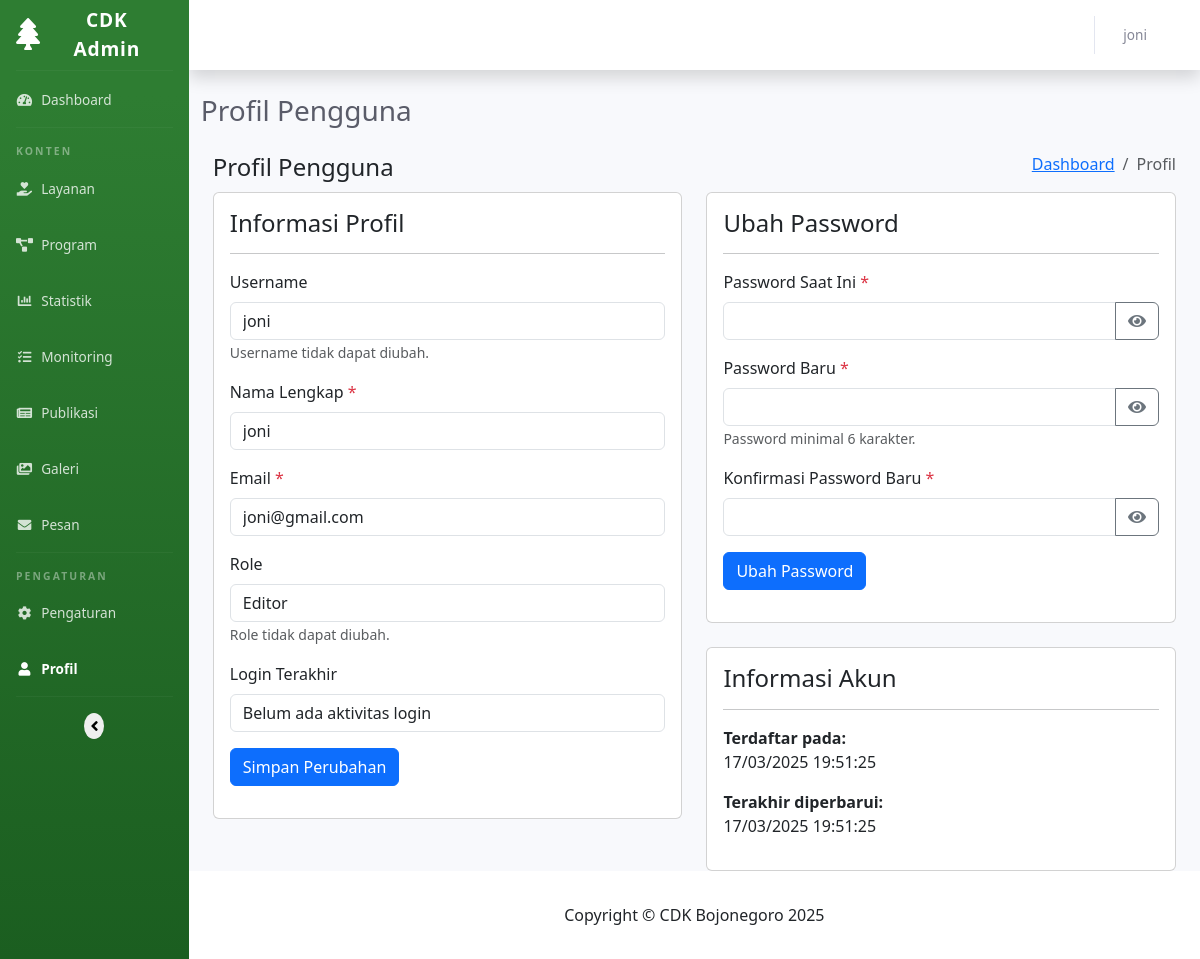
Page /admin/profile.php (signed in) on the committed database.
### tables this page shows
CREATE TABLE `users`  (
  `id` int(0) NOT NULL AUTO_INCREMENT,
  `username` varchar(50) NOT NULL,
  `password` varchar(255) NOT NULL,
  `name` varchar(100) NOT NULL,
  `email` varchar(100) NOT NULL,
  `role` enum('admin','editor') NOT NULL,
  `last_login` datetime(0) NULL DEFAULT NULL,
  `created_at` timestamp(0) NULL DEFAULT CURRENT_TIMESTAMP(0),
  `updated_at` timestamp(0) NULL DEFAULT CURRENT_TIMESTAMP(0) ON UPDATE CURRENT_TIMESTAMP(0),
  PRIMARY KEY (`id`) USING BTREE,
  UNIQUE INDEX `username`(`username`) USING BTREE
);

### includes/config.php (called while the page is built, shortened)
<?php
$site_config = [
    'base_url' => 'http://localhost:8000/website-cdk-3',
    'admin_url' => 'http://localhost:8000/website-cdk-3/admin',
    'upload_dir' => 'uploads',
    'debug_mode' => true
];

### admin/includes/auth.php (called while the page is built, shortened)
<?php
function getCurrentAdmin()
{
    global $pdo;
    try {
        $stmt = $pdo->prepare("SELECT * FROM users WHERE id = :id");
        $stmt->execute(['id' => $_SESSION['admin_id']]);
        return $stmt->fetch();
    } catch (PDOException $e) {
        error_log('Error getting current admin: ' . $e->getMessage());
        return null;
    }
}

### admin/profile.php (the view, shortened to what this page needs)
<?php
require_once BASE_PATH . '/includes/config.php';
require_once ADMIN_PATH . '/includes/auth.php';
$user = getCurrentAdmin();
$name = $user['name'];
$username = $user['username'];
$email = $user['email'];
$page_title = 'Profil Pengguna';
include_once ADMIN_PATH . '/includes/header.php';
?>
<div class="content-wrapper">
    <div class="container-fluid">
        <div class="row page-titles">
            <div class="col-md-5 align-self-center">
                <h4 class="text-themecolor">Profil Pengguna</h4>
            </div>
            <div class="col-md-7 align-self-center text-end">
                <div class="d-flex justify-content-end align-items-center">
                    <ol class="breadcrumb">
                        <li class="breadcrumb-item"><a
                                href="<?php echo $site_config['admin_url']; ?>/dashboard.php">Dashboard</a></li>
                        <li class="breadcrumb-item active">Profil</li>
                    </ol>
                </div>
            </div>
        </div>
        <div class="row">
            <div class="col-lg-6">
                <div class="card">
                    <div class="card-body">
                        <h4 class="card-title">Informasi Profil</h4>
                        <hr>
                        <form method="post" action="">
                            <div class="mb-3">
                                <label for="username" class="form-label">Username</label>
                                <input type="text" class="form-control" id="username"
                                    value="<?php echo htmlspecialchars($username); ?>" readonly>
                                <small class="form-text text-muted">Username tidak dapat diubah.</small>
                            </div>
                            <div class="mb-3">
                                <label for="name" class="form-label">Nama Lengkap <span
                                        class="text-danger">*</span></label>
                                <input type="text" class="form-control" id="name" name="name"
                                    value="<?php echo htmlspecialchars($name); ?>" required>
                            </div>
                            <div class="mb-3">
                                <label for="email" class="form-label">Email <span class="text-danger">*</span></label>
                                <input type="email" class="form-control" id="email" name="email"
                                    value="<?php echo htmlspecialchars($email); ?>" required>
                            </div>
                            <div class="mb-3">
                                <label for="role" class="form-label">Role</label>
                                <input type="text" class="form-control" id="role"
                                    value="<?php echo ucfirst(htmlspecialchars($user['role'])); ?>" readonly>
                                <small class="form-text text-muted">Role tidak dapat diubah.</small>
                            </div>
                            <div class="mb-3">
                                <label for="last_login" class="form-label">Login Terakhir</label>
                                <input type="text" class="form-control" id="last_login"
                                    value="<?php echo $user['last_login'] ? date('d/m/Y H:i:s', strtotime($user['last_login'])) : 'Belum ada aktivitas login'; ?>"
                                    readonly>
                            </div>
                            <div class="mb-3">
                                <button type="submit" class="btn btn-primary">Simpan Perubahan</button>
                            </div>
                        </form>
                    </div>
                </div>
            </div>
            <div class="col-lg-6">
                <div class="card">
                    <div class="card-body">
                        <h4 class="card-title">Ubah Password</h4>
                        <hr>
                        <form method="post" action="">
                            <div class="mb-3">
                                <label for="current_password" class="form-label">Password Saat Ini <span
                                        class="text-danger">*</span></label>
                                <div class="input-group">
                                    <input type="password" class="form-control" id="current_password"
                                        name="current_password" required>
                                    <button class="btn btn-outline-secondary toggle-password" type="button"
                                        data-target="current_password">
                                        <i class="fas fa-eye"></i>
                                    </button>
                                </div>
                            </div>
                            <div class="mb-3">
                                <label for="new_password" class="form-label">Password Baru <span
                                        class="text-danger">*</span></label>
                                <div class="input-group">
                                    <input type="password" class="form-control" id="new_password" name="new_password"
                                        required>
                                    <button class="btn btn-outline-secondary toggle-password" type="button"
                                        data-target="new_password">
                                        <i class="fas fa-eye"></i>
                                    </button>
                                </div>
                                <small class="form-text text-muted">Password minimal 6 karakter.</small>
                            </div>
                            <div class="mb-3">
                                <label for="confirm_password" class="form-label">Konfirmasi Password Baru <span
                                        class="text-danger">*</span></label>
                                <div class="input-group">
                                    <input type="password" class="form-control" id="confirm_password"
                                        name="confirm_password" required>
                                    <button class="btn btn-outline-secondary toggle-password" type="button"
                                        data-target="confirm_password">
                                        <i class="fas fa-eye"></i>
                                    </button>
                                </div>
                            </div>
                            <div class="mb-3">
                                <button type="submit" class="btn btn-primary">Ubah Password</button>
                            </div>
                        </form>
                    </div>
                </div>
                <div class="card mt-4">
                    <div class="card-body">
                        <h4 class="card-title">Informasi Akun</h4>
                        <hr>
                        <p>
                            <strong>Terdaftar pada:</strong><br>
                            <?php echo date('d/m/Y H:i:s', strtotime($user['created_at'])); ?>
                        </p>
                        <p>
                            <strong>Terakhir diperbarui:</strong><br>
                            <?php echo date('d/m/Y H:i:s', strtotime($user['updated_at'])); ?>
                        </p>
                    </div>
                </div>
            </div>
        </div>
    </div>
</div>
<?php
include_once ADMIN_PATH . '/includes/footer.php';
?>

### admin/includes/header.php (shortened to what this page needs)
<?php
$current_admin = getCurrentAdmin();
$current_page = basename($_SERVER['PHP_SELF'], '.php');
?>
<!DOCTYPE html>
<html lang="id">
<head>
    <link href="https://cdn.jsdelivr.net/npm/bootstrap@5.3.0-alpha1/dist/css/bootstrap.min.css" rel="stylesheet">
    <link href="https://cdnjs.cloudflare.com/ajax/libs/font-awesome/6.0.0/css/all.min.css" rel="stylesheet">
    <link rel="stylesheet" href="https://cdnjs.cloudflare.com/ajax/libs/font-awesome/5.15.4/css/all.min.css">
    <link href="<?php echo $site_config['admin_url']; ?>/assets/css/admin.css" rel="stylesheet">
    <link href="https://cdn.jsdelivr.net/npm/remixicon@2.5.0/fonts/remixicon.css" rel="stylesheet">
    <link href="https://cdn.jsdelivr.net/npm/summernote@0.8.18/dist/summernote-bs5.min.css" rel="stylesheet">
</head>
<body id="page-top">
    <div id="wrapper">
        <ul class="navbar-nav bg-gradient-primary sidebar sidebar-dark accordion" id="accordionSidebar">
            <a class="sidebar-brand d-flex align-items-center justify-content-center"
                href="<?php echo $site_config['admin_url']; ?>/dashboard.php">
                <div class="sidebar-brand-icon">
                    <i class="fas fa-tree"></i>
                </div>
                <div class="sidebar-brand-text mx-3">CDK Admin</div>
            </a>
            <hr class="sidebar-divider my-0">
            <li
                class="nav-item <?php echo ($current_page === 'dashboard' || $current_page === 'index') ? 'active' : ''; ?>">
                <a class="nav-link" href="<?php echo $site_config['admin_url']; ?>/dashboard.php">
                    <i class="fas fa-fw fa-tachometer-alt"></i>
                    <span>Dashboard</span>
                </a>
            </li>
            <hr class="sidebar-divider">
            <div class="sidebar-heading">
                Konten
            </div>
            <li class="nav-item <?php echo (strpos($current_page, 'layanan') !== false) ? 'active' : ''; ?>">
                <a class="nav-link" href="<?php echo $site_config['admin_url']; ?>/modules/layanan/index.php">
                    <i class="fas fa-fw fa-hand-holding-heart"></i>
                    <span>Layanan</span>
                </a>
            </li>
            <li class="nav-item <?php echo (strpos($current_page, 'program') !== false) ? 'active' : ''; ?>">
                <a class="nav-link" href="<?php echo $site_config['admin_url']; ?>/modules/program/index.php">
                    <i class="fas fa-fw fa-project-diagram"></i>
                    <span>Program</span>
                </a>
            </li>
            <li class="nav-item <?php echo (strpos($current_page, 'statistik') !== false) ? 'active' : ''; ?>">
                <a class="nav-link" href="<?php echo $site_config['admin_url']; ?>/modules/statistik/index.php">
                    <i class="fas fa-fw fa-chart-bar"></i>
                    <span>Statistik</span>
                </a>
            </li>
            <li class="nav-item <?php echo (strpos($current_page, 'monitoring') !== false) ? 'active' : ''; ?>">
                <a class="nav-link" href="<?php echo $site_config['admin_url']; ?>/modules/monitoring/index.php">
                    <i class="fas fa-fw fa-tasks"></i>
                    <span>Monitoring</span>
                </a>
            </li>
            <li class="nav-item <?php echo (strpos($current_page, 'publikasi') !== false) ? 'active' : ''; ?>">
                <a class="nav-link" href="<?php echo $site_config['admin_url']; ?>/modules/publikasi/index.php">
                    <i class="fas fa-fw fa-newspaper"></i>
                    <span>Publikasi</span>
                </a>
            </li>
            <li class="nav-item <?php echo (strpos($current_page, 'galeri') !== false) ? 'active' : ''; ?>">
                <a class="nav-link" href="<?php echo $site_config['admin_url']; ?>/modules/galeri/index.php">
                    <i class="fas fa-fw fa-images"></i>
                    <span>Galeri</span>
                </a>
            </li>
            <li class="nav-item <?php echo (strpos($current_page, 'pesan') !== false) ? 'active' : ''; ?>">
                <a class="nav-link" href="<?php echo $site_config['admin_url']; ?>/modules/pesan/index.php">
                    <i class="fas fa-fw fa-envelope"></i>
                    <span>Pesan</span>
                </a>
            </li>
            <hr class="sidebar-divider">
            <div class="sidebar-heading">
                Pengaturan
            </div>
            <li class="nav-item <?php echo ($current_page === 'settings') ? 'active' : ''; ?>">
                <a class="nav-link" href="<?php echo $site_config['admin_url']; ?>/settings.php">
                    <i class="fas fa-fw fa-cog"></i>
                    <span>Pengaturan</span>
                </a>
            </li>
            <li class="nav-item <?php echo ($current_page === 'profile') ? 'active' : ''; ?>">
                <a class="nav-link" href="<?php echo $site_config['admin_url']; ?>/profile.php">
                    <i class="fas fa-fw fa-user"></i>
                    <span>Profil</span>
                </a>
            </li>
            <hr class="sidebar-divider d-none d-md-block">
            <div class="text-center d-none d-md-inline">
                <button class="rounded-circle border-0" id="sidebarToggle">
                    <i class="fas fa-angle-left"></i>
                </button>
            </div>
        </ul>
        <div id="content-wrapper" class="d-flex flex-column">
            <div id="content">
                <nav class="navbar navbar-expand navbar-light bg-white topbar mb-4 static-top shadow">
                    <ul class="navbar-nav ms-auto">
                        <li class="nav-item dropdown no-arrow">
                            <a class="nav-link dropdown-toggle" href="#" id="userDropdown" role="button"
                                data-bs-toggle="dropdown" aria-haspopup="true" aria-expanded="false">
                                <span class="me-2 d-none d-lg-inline text-gray-600 small">
                                    <?php echo htmlspecialchars($current_admin['name'] ?? 'Admin'); ?>
                                </span>
                                <i class="fas fa-user-circle fa-fw"></i>
                            </a>
                        </li>
                    </ul>
                </nav>
                <div class="container-fluid">
                    <div class="d-sm-flex align-items-center justify-content-between mb-4">
                        <h1 class="h3 mb-0 text-gray-800"><?php echo $page_title ?? 'Dashboard'; ?></h1>
                    </div>

### rows in the picture
users: name "joni", username "joni", email "joni@gmail.com", role "Editor", last_login "Belum ada aktivitas login", created_at "17/03/2025 19:51:25", updated_at "17/03/2025 19:51:25"

### other values in the picture
$page_title "Profil Pengguna"
